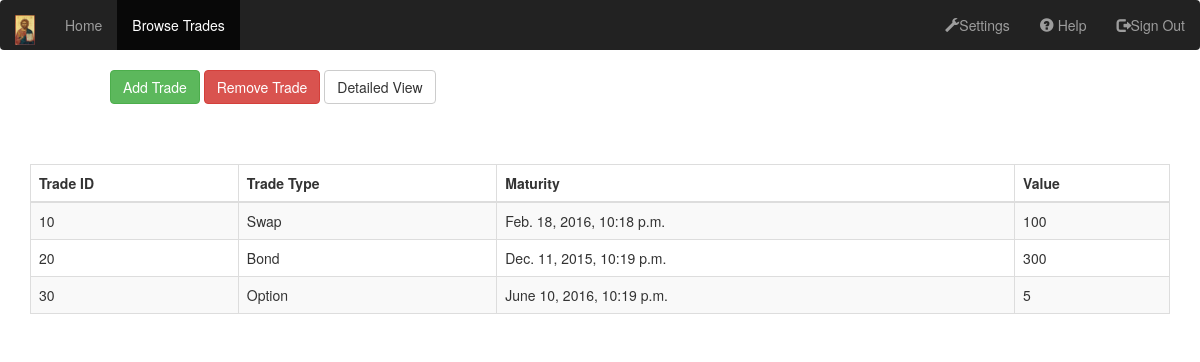
/tradeviewer/trades, run on an earlier commit of the app's database.
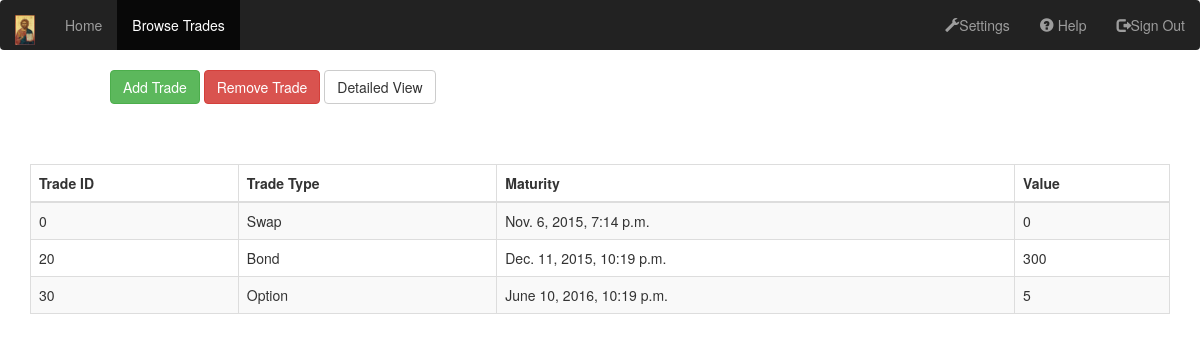
And on a later commit of the database.
### tradeviewer/models.py (models this page shows, shortened)
class Trade(models.Model):
    trade_id = models.IntegerField(default=0)
    trade_type = models.CharField(max_length=40)
    trade_maturity = models.DateTimeField('Maturity Date')
    trade_value = models.IntegerField(default=0)

### tradeviewer/views.py (the view)
def trades(request):
    trade_list = Trade.objects.all
    template = loader.get_template('tradeviewer/new_viewer.html')
    context = RequestContext(request,{
        'trade_list': trade_list})
    return HttpResponse(template.render(context))

### tradeviewer/templates/tradeviewer/new_viewer.html (shortened to what this page needs)
<!DOCTYPE html>
<html>
    <head>
        {% load staticfiles %}
        <link rel="stylesheet" href="http://maxcdn.bootstrapcdn.com/bootstrap/3.3.5/css/bootstrap.min.css">
        <link rel="stylesheet" href="{% static 'tradeviewer/css/main.css' %}">
        <nav class="navbar navbar-inverse">
          <div class="container-fluid">
            <div class="navbar-header">
              {% load staticfiles %}
              <a class="navbar-brand" href="#"><img src="{% static "welcomeapp/home_icon.jpg" %}" alt = "can't find" width="20" height = "30"></a>
            </div>
            <div>
              <ul class="nav navbar-nav">
                <li ><a href="{% url 'home:index' %}">Home</a></li>
                <li class="active"><a href="{% url 'tradeviewer:index' %}">Browse Trades</a></li>
              </ul>
              <ul class="nav navbar-nav navbar-right">
                <li><a href="#"><span class="glyphicon glyphicon-wrench"></span>Settings</a></li>
                <li><a href="#"><span class="glyphicon glyphicon-question-sign"></span> Help</a></li>
                <li><a href="#"><span class="glyphicon glyphicon-log-out"></span>Sign Out</a></li>
              </ul>
            </div>
          </div>
        </nav>
    </head>
    <body>
        <div class="new-button add-rem-buttons">
            <div class="continer">
                <a href="#" class="btn btn-success">Add Trade</a>
                <a href="#" class="btn btn-danger">Remove Trade</a>
                <a href="#" class="btn btn-default view">Detailed View</a>
            </div>
        </div>
        <div>
            <div class="container">
                <table class="table table-striped table-bordered table-pos">
                    <thead>
                        <tr>
                            <th data-field="id" data-align="right" data-sortable="true">Trade ID</th>
                            <th data-field="name" data-align="center" data-sortable="true">Trade Type</th>
                            <th data-field="price" data-sortable="true" data-sorter="priceSorter">Maturity</th>
                            <th data-field="price" data-sortable="true" data-sorter="priceSorter">Value</th>
                        </tr>
                    </thead>
                    {% if trade_list %}
                        <tbody>
                            {% for trade in trade_list %}
                                <tr>
                                    <td>{{trade.trade_id}}</td>
                                    <td>{{trade.trade_type}}</td>
                                    <td>{{trade.trade_maturity}}</td>
                                    <td>{{trade.trade_value}}</td>
                                </tr>
                            {% endfor %}
                        </tbody>
                    {% else %}
                        <strong>There are no trades in the database</strong>
                    {% endif %}
                </table>
            </div>
        </div>
    </body>
</html>

What changed in the data, as far as the page shows it:
changed Trade "Swap": trade_id "10" → "0"; trade_maturity "Feb. 18, 2016, 10:18 p.m." → "Nov. 6, 2015, 7:14 p.m."; trade_value "100" → "0"
